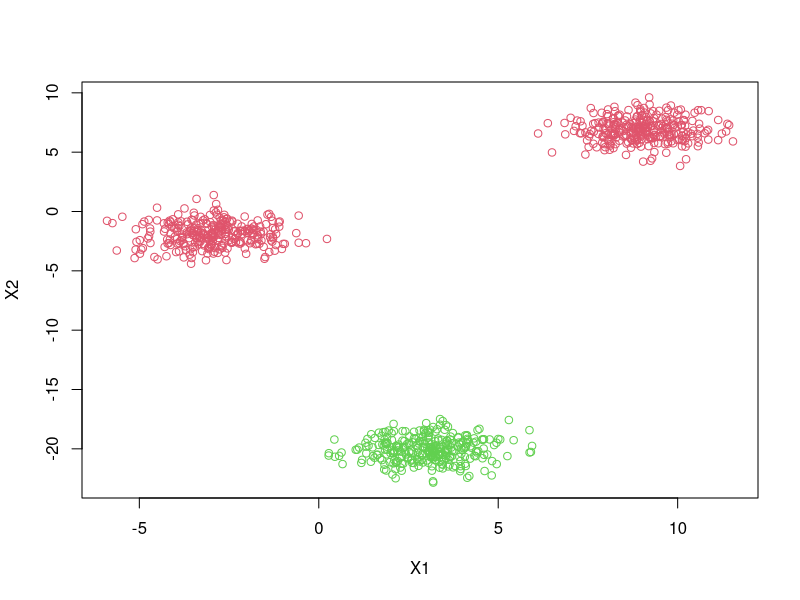
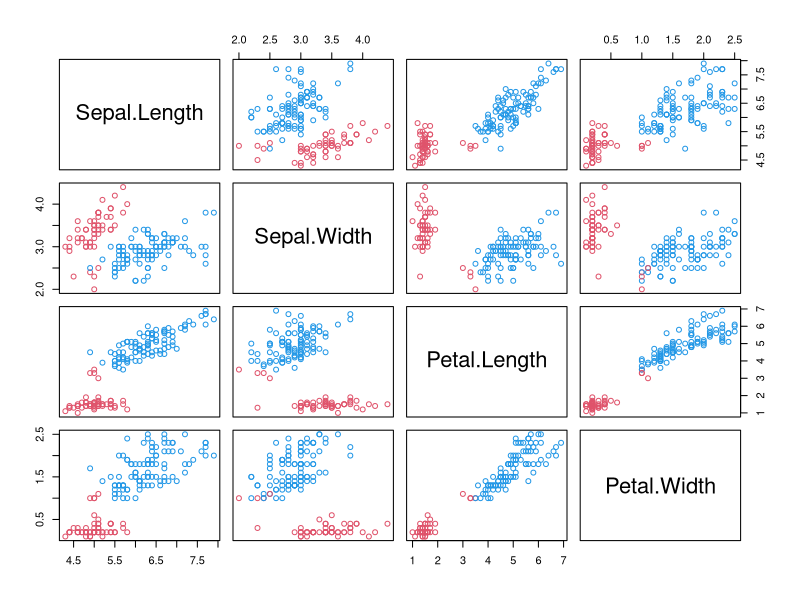

Here is the R script that generated these plots, in order:
#
# Project: r-examples (github.com/garciparedes/r-examples)
# Author: Sergio García Prado (garciparedes.me)
# Date: 2017-12
# Title: Naive k-means implementation 
#

rm(list = ls())

naiveKmeans <- function(data, k, tol = 0.1) {
  
  distance <- function(centers, data) {
    distances <- matrix(rep(0,3 * dim(data)[1]), ncol = dim(centers)[1])
    for (i in 1:dim(centers)[1]) {
      distances[,i] <- sqrt(colSums((centers[i,] - t(data))^2))
    }
    return(distances)
  }
  
  train <- function(data, k, tol) {
    ranges <- sapply(data, range)
    coordinates <- runif(dim(ranges)[2] * k, min=ranges[1,], max=ranges[2,])
    centers <- t(matrix(data = (coordinates), ncol = k))
    colnames(centers) <- colnames(data)
    distance <-  distance(centers, data)
    dataClass <- apply(distance, 1,which.min)
    reached=FALSE
    while (reached == FALSE) {
      for (i in 1:k) {
        centers[i,] = colMeans(data[dataClass == i,], na.rm = TRUE)
      }
      newDistance <-  distance(centers, data)
      newDataClass <- apply(distance, 1,which.min)
      if ((sum(newDataClass != dataClass) / dim(data)[1]) < tol){
        reached = TRUE
      }
    }
    return(centers)
  }
  
  centers <- train(data, k, tol)

  predict <- function(data) {
    distance <-  distance(centers, data)
    dataClass <- apply(distance, 1,which.min)
    names(dataClass) <- 1:dim(data)[1]
    return(dataClass)
  }

  value <- list(centers = centers, predict = predict)
  class(value) <- "naiveKmeans"
  return(value)
}

predict.naiveKmeans <- function(obj, data) {
  return(obj$predict(data))
}


# Spherical and Normal Dataset
n <- 300
data <- data.frame(rbind(
  cbind(rnorm(n, 3), rnorm(n,-20)),
  cbind(rnorm(n, 9), rnorm(n,7)), 
  cbind(rnorm(n, -3), rnorm(n,-2))
))
data.kmeans <- naiveKmeans(data, 3)
data.kmeans$centers
plot(data, col = predict(data.kmeans, data))


# Iris Dataset
data(iris)
iris.use <- iris[,1:4]
iris.kmeans <- naiveKmeans(iris.use, 3)
iris.kmeans$centers
pairs(iris.use, col = predict(iris.kmeans, iris.use) + 1 )
